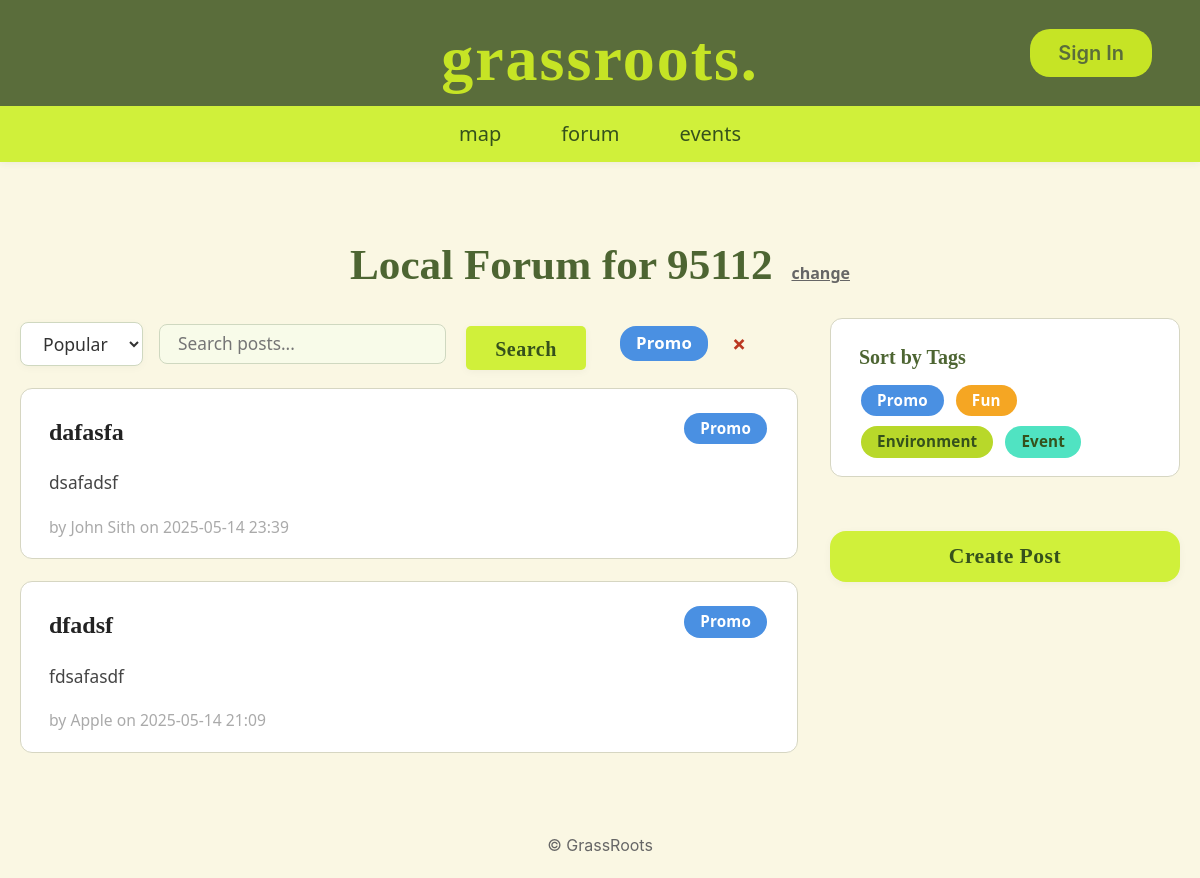
The page /forum?tag=Promo&sort=popular on the database as committed earlier.
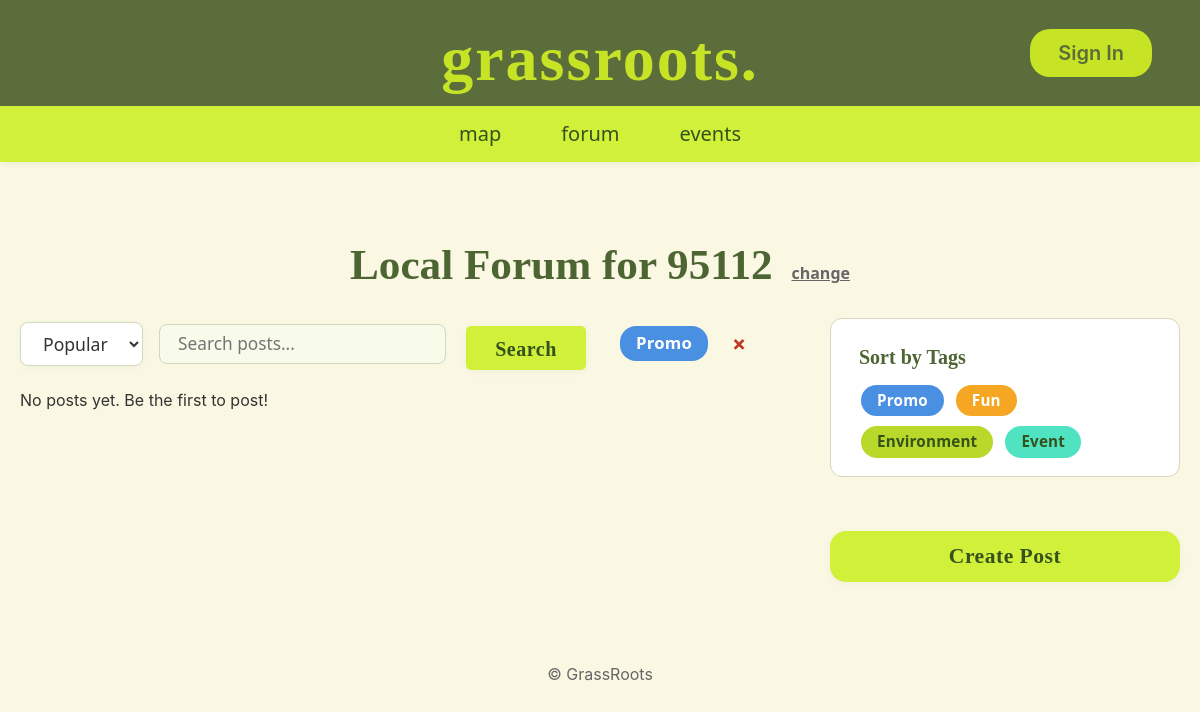
The same page on the database as committed later.
### tables this page shows
CREATE TABLE forum_posts (
            id INTEGER PRIMARY KEY AUTOINCREMENT,
            user_id INTEGER,
            user_name TEXT,
            title TEXT NOT NULL,
            category TEXT NOT NULL,
            image_url TEXT,
            uploaded_image TEXT,
            content TEXT NOT NULL,
            zipcode TEXT,
            created_at TIMESTAMP DEFAULT CURRENT_TIMESTAMP,
            FOREIGN KEY(user_id) REFERENCES users(id)
        );

### app.py (the view, shortened to what this page needs)
@app.route('/forum', methods=['GET', 'POST'])
def forum():
    from database import add_forum_post, get_all_forum_posts
    sort = request.args.get('sort', 'popular')
    tag = request.args.get('tag')
    zipcode = request.args.get('zipcode', session.get('forum_zipcode', '95112'))
    session['forum_zipcode'] = zipcode
    q = request.args.get('q', '').strip()
    sort_map = {
        'popular': 'newest',
        'newest': 'newest',
        'oldest': 'oldest',
        'title': 'title',
    }
    posts = get_all_forum_posts(sort=sort_map.get(sort, 'newest'), zipcodes=zipcode)
    if tag:
        posts = [p for p in posts if p['category'] == tag]
    if q:
        posts = [p for p in posts if q.lower() in p['title'].lower() or q.lower() in p['content'].lower()]
    return render_template('forum.html', posts=posts, sort=sort, tag=tag, zipcode=zipcode, q=q)

### app.py (called while the page is built)
@app.context_processor
def inject_now():
    from datetime import datetime
    return {'now': datetime.now()}

### database.py (called while the page is built)
def get_db_connection():
    conn = sqlite3.connect('database.db')
    conn.row_factory = sqlite3.Row
    return conn

def get_all_forum_posts(sort='newest', zipcodes=None):
    conn = get_db_connection()
    if sort == 'newest':
        order = 'created_at DESC'
    elif sort == 'oldest':
        order = 'created_at ASC'
    elif sort == 'title':
        order = 'title COLLATE NOCASE ASC'
    else:
        order = 'created_at DESC'
    if zipcodes:
        if isinstance(zipcodes, str):
            zipcodes = [zipcodes]
        placeholders = ','.join('?' for _ in zipcodes)
        posts = conn.execute(f'SELECT * FROM forum_posts WHERE zipcode IN ({placeholders}) ORDER BY {order}', zipcodes).fetchall()
    else:
        posts = conn.execute(f'SELECT * FROM forum_posts ORDER BY {order}').fetchall()
    conn.close()
    return posts

### templates/forum.html (shortened to what this page needs)
{% extends "layout.html" %}
{% block content %}
<div class="forum-main-wrapper">
    <div class="forum-header-row">
        <h1 class="forum-title">Local Forum for {{ zipcode }} <span class="forum-change-link"><a href="#"
                    onclick="openZipModal();return false;">change</a></span></h1>
    </div>
    <div class="forum-content-row">
        <div class="forum-posts-col">
            <div class="forum-filter-row">
                <form method="get" id="forum-sort-form" style="display:flex;align-items:center;gap:16px;">
                    <select class="forum-filter-select" name="sort"
                        onchange="document.getElementById('forum-sort-form').submit()">
                        <option value="popular" {% if sort=='popular' %}selected{% endif %}>Popular</option>
                    </select>
                    <input type="text" name="q" class="forum-search-input" placeholder="Search posts..."
                        value="{{ q|default('') }}" style="min-width:180px;">
                    <button type="submit" class="forum-search-btn">Search</button>
                    {% if tag %}
                    <span class="forum-filter-tag-label forum-tag forum-tag-{{ tag|lower|replace(' ', '-') }}">
                        {{ tag }}
                    </span>
                    <a href="?{% if sort %}sort={{ sort }}{% endif %}" class="forum-filter-clear">&times;</a>
                    {% endif %}
                </form>
            </div>
            <div class="forum-posts-list">
                {% if posts %}
                {% for post in posts %}
                <div class="forum-post-card">
                    <div class="forum-post-header">
                        <h2 class="forum-post-title">{{ post['title'] }}</h2>
                        <div class="forum-post-tags">
                            {% if post['category'] %}
                            <span class="forum-tag forum-tag-{{ post['category']|lower|replace(' ', '-') }}">{{
                                post['category'] }}</span>
                            {% endif %}
                        </div>
                    </div>
                    <div class="forum-post-body">
                        <div class="forum-post-snippet">{{ post['content'][:200] }}</div>
                    </div>
                    <div class="forum-post-footer">
                        <span class="forum-post-meta">by {{ post['user_name'] }} on {{
                            post['created_at'][:16].replace('T', ' ') if post['created_at'] else '' }}</span>
                    </div>
                </div>
                {% endfor %}
                {% else %}
                <p>No posts yet. Be the first to post!</p>
                {% endif %}
            </div>
        </div>
        <div class="forum-sidebar-col">
            <div class="forum-sidebar-card">
                <h3>Sort by Tags</h3>
                <div class="forum-sidebar-tags">
                    <a href="?tag=Promo{% if sort %}&sort={{ sort }}{% endif %}"
                        class="forum-tag forum-tag-promo">Promo</a>
                    <a href="?tag=Fun{% if sort %}&sort={{ sort }}{% endif %}" class="forum-tag forum-tag-fun">Fun</a>
                    <a href="?tag=Environment{% if sort %}&sort={{ sort }}{% endif %}"
                        class="forum-tag forum-tag-environment">Environment</a>
                    <a href="?tag=Event{% if sort %}&sort={{ sort }}{% endif %}"
                        class="forum-tag forum-tag-event">Event</a>
                </div>
            </div>
            <button class="forum-create-btn" onclick="openCreatePostModal()">Create Post</button>
        </div>
    </div>
</div>
{% endblock %}

### templates/layout.html (shortened to what this page needs)
<!DOCTYPE html>
<html>
<head>
    <link rel="stylesheet" href="{{ url_for('static', filename='content/site.css') }}">
    <link rel="stylesheet" href="https://cdnjs.cloudflare.com/ajax/libs/weather-icons/2.0.10/css/weather-icons.min.css">
    <link rel="stylesheet" href="https://cdnjs.cloudflare.com/ajax/libs/font-awesome/6.4.2/css/all.min.css">
</head>
<body>
    <header class="main-header">
        <div class="header-bar">
            <a href="{{ url_for('home') }}" class="logo-text">grassroots.</a>
            <div class="header-actions">
                {% if 'user_id' not in session and request.path != '/login' %}
                <a href="{{ url_for('login') }}" class="sign-in-btn">Sign In</a>
                {% elif 'user_id' in session %}
                <span class="user-greeting">Hi, {{ session['user_name'] }}</span>
                <a href="{{ url_for('logout') }}" class="sign-in-btn">Logout</a>
                {% endif %}
            </div>
        </div>
        <nav class="secondary-nav">
            <ul>
                <li><a href="{{ url_for('weather') }}">map</a></li>
                <li><a href="{{ url_for('forum') }}">forum</a></li>
                <li><a href="{{ url_for('events') }}">events</a></li>
            </ul>
        </nav>
    </header>
    <div class="container">
        {% block content %}{% endblock %}
    </div>
    <footer>
        <p>&copy; GrassRoots</p>
    </footer>
</body>
</html>

Rows that differ between the two databases and show on the page:
removed forum_posts: title "dafasfa", category "Promo", content "dsafadsf", user_name "John Sith", created_at "2025-05-14 23:39"
removed forum_posts: title "dfadsf", category "Promo", content "fdsafasdf", user_name "Apple", created_at "2025-05-14 21:09"
Other text that changed with them:
text now shown: "No posts yet. Be the first to post!"
